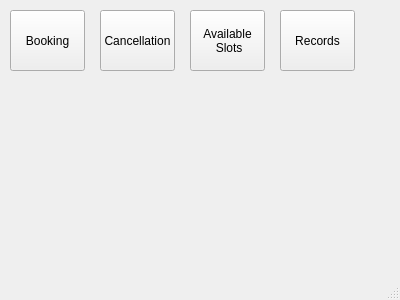
<?xml version="1.0" encoding="UTF-8"?>
<ui version="4.0">
 <class>MainWindow</class>
 <widget class="QMainWindow" name="MainWindow">
  <property name="geometry">
   <rect>
    <x>0</x>
    <y>0</y>
    <width>400</width>
    <height>300</height>
   </rect>
  </property>
  <property name="windowTitle">
   <string>Doctor Appointment 1.0</string>
  </property>
  <widget class="QWidget" name="centralWidget">
   <widget class="QPushButton" name="btnBooking">
    <property name="geometry">
     <rect>
      <x>10</x>
      <y>10</y>
      <width>75</width>
      <height>61</height>
     </rect>
    </property>
    <property name="text">
     <string>Booking</string>
    </property>
   </widget>
   <widget class="QPushButton" name="btnCancellation">
    <property name="geometry">
     <rect>
      <x>100</x>
      <y>10</y>
      <width>75</width>
      <height>61</height>
     </rect>
    </property>
    <property name="text">
     <string>Cancellation</string>
    </property>
   </widget>
   <widget class="QPushButton" name="btnAvailableSlots">
    <property name="geometry">
     <rect>
      <x>190</x>
      <y>10</y>
      <width>75</width>
      <height>61</height>
     </rect>
    </property>
    <property name="text">
     <string>Available
 Slots</string>
    </property>
   </widget>
   <widget class="QPushButton" name="btnRecords">
    <property name="geometry">
     <rect>
      <x>280</x>
      <y>10</y>
      <width>75</width>
      <height>61</height>
     </rect>
    </property>
    <property name="text">
     <string>Records</string>
    </property>
   </widget>
  </widget>
  <widget class="QStatusBar" name="statusBar"/>
 </widget>
 <layoutdefault spacing="6" margin="11"/>
 <resources/>
 <connections/>
</ui>
